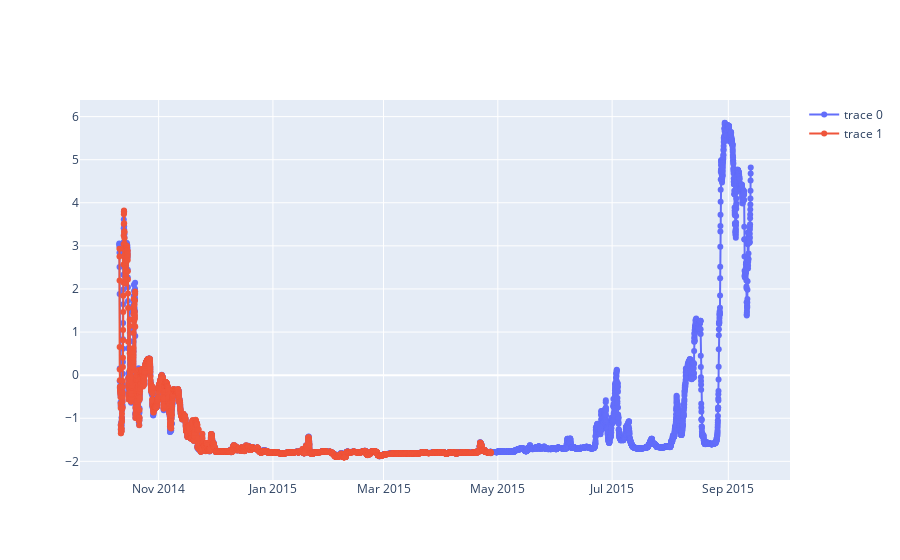

Notebook source saved alongside this figure:
### Code cell
line = go.Scatter(x=ts2.index.values,y=ts2['temperature (degree_C)'].values,mode='markers+lines',)
fig.add_trace(line)

### Figure 1 — Plotly figure (JSON) as saved in the notebook; plotly's stock layout.template omitted (floating-point values rounded to 4 significant figures; data arrays with more than 128 entries replaced by an {"elided": "..."} marker saying what was removed)
{"data": [{"mode": "markers+lines", "type": "scatter", "x": {"elided": "8088 str values"}, "y": {"elided": "8088 float values"}}, {"mode": "markers+lines", "type": "scatter", "x": {"elided": "4757 str values"}, "y": {"elided": "4757 float values"}}], "layout": {"autosize": true, "xaxis": {"autorange": true, "range": ["2014-09-20 13:33:52.173", "2015-10-03 09:26:07.827"], "type": "date"}, "yaxis": {"autorange": true, "range": [-2.546, 6.498], "type": "linear"}}}
